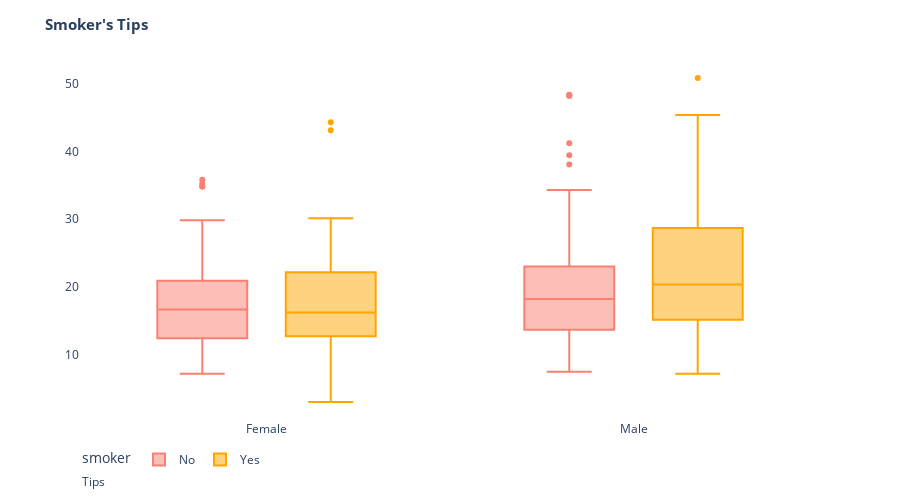

Here is the notebook cell this chart was saved with:
### Code cell
viz.box_plot(df_group_bar, x="sex", y="total_bill", color="smoker",
             title="<b>Smoker's Tips<b>", data_source='Tips')

### Figure 1 — Plotly figure (JSON) as saved in the notebook; plotly's stock layout.template omitted (floating-point values rounded to 4 significant figures; data arrays with more than 128 entries replaced by an {"elided": "..."} marker saying what was removed)
{"data": [{"alignmentgroup": "True", "hovertemplate": "smoker=No<br>sex=%{x}<br>total_bill=%{y}<extra></extra>", "legendgroup": "No", "marker": {"color": "salmon"}, "name": "No", "notched": false, "offsetgroup": "No", "orientation": "v", "showlegend": true, "type": "box", "x": {"elided": "151 str values"}, "x0": " ", "xaxis": "x", "y": {"elided": "151 float values"}, "y0": " ", "yaxis": "y"}, {"alignmentgroup": "True", "hovertemplate": "smoker=Yes<br>sex=%{x}<br>total_bill=%{y}<extra></extra>", "legendgroup": "Yes", "marker": {"color": "orange"}, "name": "Yes", "notched": false, "offsetgroup": "Yes", "orientation": "v", "showlegend": true, "type": "box", "x": ["Male", "Male", "Male", "Male", "Male", "Male", "Female", "Male", "Female", "Female", "Male", "Male", "Male", "Male", "Female", "Female", "Male", "Male", "Male", "Male", "Female", "Female", "Female", "Female", "Male", "Male", "Male", "Female", "Male", "Female", "Female", "Female", "Male", "Male", "Male", "Male", "Male", "Male", "Male", "Male", "Female", "Male", "Male", "Male", "Male", "Male", "Male", "Female", "Male", "Female", "Male", "Male", "Female", "Male", "Male", "Male", "Male", "Female", "Female", "Male", "Male", "Female", "Female", "Female", "Male", "Female", "Male", "Male", "Male", "Female", "Male", "Male", "Female", "Female", "Female", "Male", "Male", "Male", "Female", "Male", "Female", "Male", "Male", "Female", "Female", "Female", "Male", "Male", "Male", "Male", "Male", "Female", "Male"], "x0": " ", "xaxis": "x", "y": [38.01, 11.24, 20.29, 13.81, 11.02, 18.29, 3.07, 15.01, 26.86, 25.28, 17.92, 19.44, 32.68, 28.97, 5.75, 16.32, 40.17, 27.28, 12.03, 21.01, 11.35, 15.38, 44.3, 22.42, 15.36, 20.49, 25.21, 14.31, 16, 17.51, 10.59, 10.63, 50.81, 15.81, 7.25, 31.85, 16.82, 32.9, 17.89, 14.48, 9.6, 34.63, 34.65, 23.33, 45.35, 23.17, 40.55, 20.9, 30.46, 18.15, 23.1, 15.69, 19.81, 28.44, 15.48, 16.58, 10.34, 43.11, 13, 13.51, 18.71, 12.74, 13, 16.4, 20.53, 16.47, 26.59, 38.73, 24.27, 12.76, 30.06, 25.89, 13.27, 28.17, 12.9, 28.15, 11.59, 7.74, 30.14, 12.16, 13.42, 8.58, 13.42, 16.27, 10.09, 22.12, 24.01, 15.69, 15.53, 12.6, 32.83, 27.18, 22.67], "y0": " ", "yaxis": "y"}], "layout": {"annotations": [{"showarrow": false, "text": "Tips", "x": 0, "xref": "paper", "y": -0.2, "yref": "paper"}], "autosize": true, "boxmode": "group", "height": 500, "legend": {"orientation": "h", "title": {"text": "smoker"}, "tracegroupgap": 0, "x": 0, "xanchor": "left", "y": -0.15, "yanchor": "bottom"}, "margin": {"t": 60}, "paper_bgcolor": "rgba(0,0,0,0)", "plot_bgcolor": "rgba(0,0,0,0)", "title": {"font": {"size": 15}, "text": "<b>Smoker's Tips<b>"}, "xaxis": {"anchor": "y", "domain": [0, 1], "title": {}}, "yaxis": {"anchor": "x", "domain": [0, 1], "title": {}}}}
